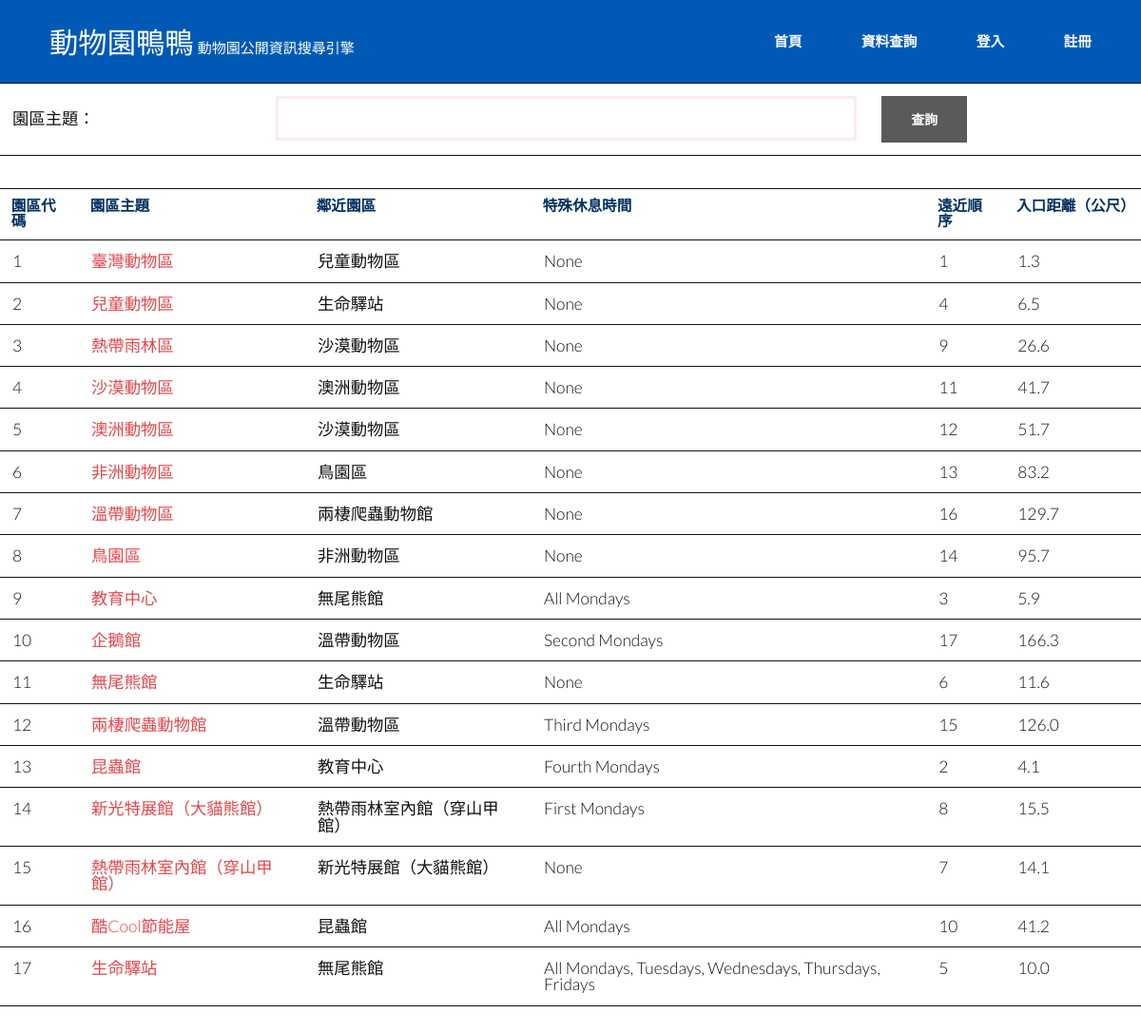
Page /search/area/ on the committed database.
### zoo_info/models.py (models this page shows)
class Area(models.Model):
    area_id = models.CharField(max_length = 30, primary_key = True)#
    position = models.CharField(max_length = 30)#
    nearby = models.CharField(max_length = 30)#
    theme = models.CharField(max_length = 30)#
    close_time = models.CharField(max_length = 30)#
    distance = models.FloatField()
    zoo_id = models.ForeignKey(Zoo, on_delete = models.CASCADE)

### zoo_info/views.py (the view)
# urls.py: path('search/area/', search_area),
def search_area(request):
    if 'area_name' in request.GET:
        area_name = request.GET['area_name']
        area_info = Area.objects.filter(theme__contains = area_name)
    else:
        area_info = Area.objects.all()
    return render(request, 'zoo_info/search_by/area.html', locals())

### templates/zoo_info/search_by/area.html
{% extends 'base.html' %}
{% block content %}
{% load subtract %}
    <div>
        <form>
            <table>
                <tr>
                    <td>園區主題：</td>
                    <td><input type="text" required name = 'area_name'></td>
                    <td><input type ="submit" value="查詢"></td>
                </tr>
            </table>
        </form>
    </div>
    <div>
        <table>
            <tr>
                <th>園區代碼</th>
                <th>園區主題</th>
                <th>鄰近園區</th>
                <th>特殊休息時間</th>
                <th>遠近順序</th>
                <th>入口距離（公尺）</th>
            </tr>
            {% for area in area_info%}
                <tr>
                    <td>{{area.area_id}}</td>
                    <td><a href = "./{{area.area_id}}/">{{area.theme}}</a></td>
                    <td>{{area.nearby}}</td>
                    <td>{{area.close_time}}</td>
                    <td>{{area.position}}</td>
                    <td>{{area.distance|floatformat:1}}</td>
                </tr>
            {% endfor %}
        </table>
    </div>
{% endblock %}

### static/css/main.css (style rules this page uses)
html, body, div, span, applet, object, iframe, h1, h2, h3, h4, h5, h6, p, blockquote, pre, a, abbr, acronym, address, big, cite, code, del, dfn, em, img, ins, kbd, q, s, samp, small, strike, strong, sub, sup, tt, var, b, u, i, center, dl, dt, dd, ol, ul, li, fieldset, form, label, legend, table, caption, tbody, tfoot, thead, tr, th, td, article, aside, canvas, details, embed, figure, figcaption, footer, header, hgroup, menu, nav, output, ruby, section, summary, time, mark, audio, video { margin: 0; padding: 0; border: 0; font-size: 100%; font: inherit; vertical-align: baseline; }
body { line-height: 1; }
table { border-collapse: collapse; border-spacing: 0; }
body { -webkit-text-size-adjust: none; }
*, *:before, *:after { -moz-box-sizing: border-box; -webkit-box-sizing: border-box; box-sizing: border-box; }
body { -ms-overflow-style: scrollbar; }
body { background: #fff; }
body { background-color: #fff; color: #111111; }
body, input, select, textarea { font-family: "Lato", sans-serif; font-size: 20pt; font-weight: 300; line-height: 1; }
@media screen and (max-width: 1680px) { body, input, select, textarea { font-size: 13pt; } }
@media screen and (max-width: 1280px) { body, input, select, textarea { font-size: 13pt; } }
a { -moz-transition: color 0.2s ease-in-out; -webkit-transition: color 0.2s ease-in-out; -ms-transition: color 0.2s ease-in-out; transition: color 0.2s ease-in-out; text-decoration: none; }
input, select, textarea { color: #e5474b; }
a { color: #e5474b; }
input[type="submit"], input[type="reset"], input[type="button"], button, .button { -moz-appearance: none; -webkit-appearance: none; -ms-appearance: none; appearance: none; -moz-transition: background-color 0.2s ease-in-out, color 0.2s ease-in-out; -webkit-transition: background-color 0.2s ease-in-out, color 0.2s ease-in-out; -ms-transition: background-color 0.2s ease-in-out, color 0.2s ease-in-out; transition: background-color 0.2s ease-in-out, color 0.2s ease-in-out; border-radius: 0; border: 0; cursor: pointer; display: inline-block; font-size: .8em; font-weight: 700; height: 3.5em; line-height: 3.65em; padding: 0 2.25em; text-align: center; text-decoration: none; text-transform: uppercase; white-space: nowrap; }
input[type="submit"], input[type="reset"], input[type="button"], button, .button { background-color: #5a5a5a; color: #ffffff !important; }
form { margin: 0 0 2em 0; }
input[type="text"], input[type="password"], input[type="email"], select, textarea { -moz-appearance: none; -webkit-appearance: none; -ms-appearance: none; appearance: none; border-radius: 0; border: none; border: solid 3px; color: inherit; display: block; outline: 0; padding: 0 1em; text-decoration: none; width: 100%; }
input[type="text"]:invalid, input[type="password"]:invalid, input[type="email"]:invalid, select:invalid, textarea:invalid { box-shadow: none; }
input[type="text"], input[type="password"], input[type="email"], select { height: 2.75em; }
input[type="text"], input[type="password"], input[type="email"], select, textarea { background: none; border-color: #fceced; }
table { margin: 0 0 2em 0; width: 100%; }
table tbody tr { border: solid 1px; border-left: 0; border-right: 0; }
table td { padding: 0.75em 0.75em; }
table th { font-size: 0.9em; font-weight: 700; padding: 0.65em 0.75em 0.75em 0.75em; text-align: left; }
table tbody tr { border-color: 'black'; }
table tbody tr:nth-child(2n + 1) { background-color: none; }
table th { color: #003060; }
body { position: relative; padding-top: 5em; }

### rows in the picture
Area: area_id "1", theme "臺灣動物區", nearby "兒童動物區", close_time "None", position "1", distance "1.3"
Area: area_id "2", theme "兒童動物區", nearby "生命驛站", close_time "None", position "4", distance "6.5"
Area: area_id "3", theme "熱帶雨林區", nearby "沙漠動物區", close_time "None", position "9", distance "26.6"
Area: area_id "4", theme "沙漠動物區", nearby "澳洲動物區", close_time "None", position "11", distance "41.7"
Area: area_id "5", theme "澳洲動物區", nearby "沙漠動物區", close_time "None", position "12", distance "51.7"
Area: area_id "6", theme "非洲動物區", nearby "鳥園區", close_time "None", position "13", distance "83.2"
Area: area_id "7", theme "溫帶動物區", nearby "兩棲爬蟲動物館", close_time "None", position "16", distance "129.7"
Area: area_id "8", theme "鳥園區", nearby "非洲動物區", close_time "None", position "14", distance "95.7"
Area: area_id "9", theme "教育中心", nearby "無尾熊館", close_time "All Mondays", position "3", distance "5.9"
Area: area_id "10", theme "企鵝館", nearby "溫帶動物區", close_time "Second Mondays", position "17", distance "166.3"
Area: area_id "11", theme "無尾熊館", nearby "生命驛站", close_time "None", position "6", distance "11.6"
Area: area_id "12", theme "兩棲爬蟲動物館", nearby "溫帶動物區", close_time "Third Mondays", position "15", distance "126.0"
Area: area_id "13", theme "昆蟲館", nearby "教育中心", close_time "Fourth Mondays", position "2", distance "4.1"
Area: area_id "14", theme "新光特展館（大貓熊館）", nearby "熱帶雨林室內館（穿山甲館）", close_time "First Mondays", position "8", distance "15.5"
Area: area_id "15", theme "熱帶雨林室內館（穿山甲館）", nearby "新光特展館（大貓熊館）", close_time "None", position "7", distance "14.1"
Area: area_id "16", theme "酷Cool節能屋", nearby "昆蟲館", close_time "All Mondays", position "10", distance "41.2"
Area: area_id "17", theme "生命驛站", nearby "無尾熊館", close_time "All Mondays, Tuesdays, Wednesdays, Thursdays, Fridays", position "5", distance "10.0"
